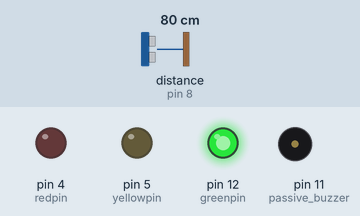
Simulated run of this sketch. Board: Arduino Uno, built with avr-gcc and run on an emulated ATmega328P. Shown: output pins drawn as LEDs (lit = HIGH), buzzer (waves = sounding). The inputs (shaded band) are chosen by the test bench; at power-on: distance to the obstacle (sensor on pin 8) 80 cm. The echo pulse lasts 58.3 µs per cm.

Above: at 1.3 s.
1.4 s: distance to the obstacle (sensor on pin 8) set to 29 cm
2.9 s: distance to the obstacle (sensor on pin 8) set to 24 cm
At 3.3 s:
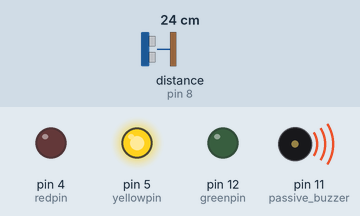
4.5 s: distance to the obstacle (sensor on pin 8) set to 12 cm
6.0 s: distance to the obstacle (sensor on pin 8) set to 9 cm
At 7.1 s:
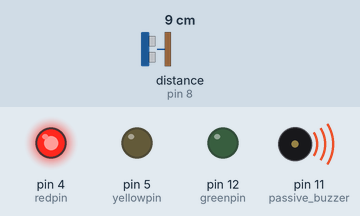
7.5 s: distance to the obstacle (sensor on pin 8) set to 120 cm
At 8.6 s:
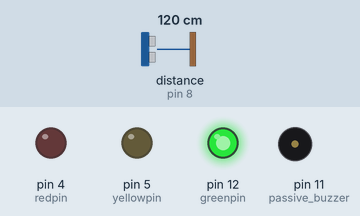
10.5 s: distance to the obstacle (sensor on pin 8) set to 2 cm
At 11.1 s:
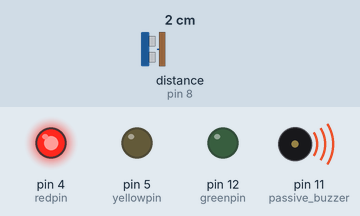
Timing chart, 0 to 13.0 s (numbered marks = the images above; inputs shaded):
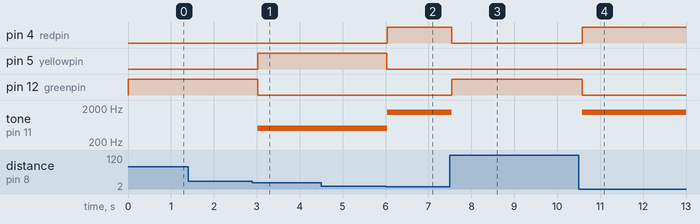

The sketch:

Ultrasonic_Reverse_Assist.ino
```cpp
// Install the Ultrasonic library by Eric Simoes

#include <Ultrasonic.h>
Ultrasonic u(10,8);  // Using module, u(trig, echo)
byte greenpin = 12;
byte yellowpin = 5;
byte redpin = 4;
byte passive_buzzer = 11;

void setup() {
  // put your setup code here, to run once:
  pinMode(greenpin, OUTPUT);
  pinMode(yellowpin, OUTPUT);
  pinMode(redpin, OUTPUT);
  pinMode(passive_buzzer, OUTPUT);
  Serial.begin(9600);
}

void loop() {
  // put your main code here, to run repeatedly:
  digitalWrite(greenpin, LOW);
  digitalWrite(yellowpin, LOW);
  digitalWrite(redpin, LOW);

  int d = u.read();   // read in cm by default

  // If you want to check the distnce uncomment the following lines
  // Serial.print("Distance is ");
  // Serial.print(d);
  // Serial.println(" cm");

  // Range for yellow led in cm
  if(d >= 11 && d <=26){
    digitalWrite(greenpin, LOW);
    digitalWrite(redpin, LOW);
    digitalWrite(yellowpin , HIGH);
    tone(passive_buzzer, 500);
  }
  else if(d <=10){   // range for red led in cm
    digitalWrite(greenpin, LOW);
    digitalWrite(yellowpin, LOW);
    digitalWrite(redpin, HIGH);
    tone(passive_buzzer, 1500);
  }
  else{
  digitalWrite(greenpin, HIGH);     // Green led is always on by default
  noTone(passive_buzzer);
  }
  // Set the delay after every scan (milliseconds)
 delay(500);
}
```

Measured:
- the behaviour switches between 27 and 26 cm on distance to the obstacle (sensor on pin 8) (found by bisection; images 0 and 1)
- the behaviour switches between 11 and 10 cm on distance to the obstacle (sensor on pin 8) (found by bisection; images 1 and 2)
- after the input at 2.9 s, pin 5 (yellowpin): LOW → HIGH after 0.13 s; pin 12 (greenpin): HIGH → LOW after 0.12 s; tone on pin 11 (passive_buzzer): silent → 500 Hz after 0.13 s
- after the input at 6.0 s, pin 4 (redpin): LOW → HIGH at once; pin 5 (yellowpin): HIGH → LOW at once; tone on pin 11 (passive_buzzer): 500 Hz → 1500 Hz at once
- after the input at 7.5 s, pin 4 (redpin): HIGH → LOW at once; pin 12 (greenpin): LOW → HIGH at once; tone on pin 11 (passive_buzzer): 1500 Hz → silent at once
- after the input at 10.5 s, pin 4 (redpin): LOW → HIGH after 0.08 s; pin 12 (greenpin): HIGH → LOW after 0.08 s; tone on pin 11 (passive_buzzer): silent → 1500 Hz after 0.08 s
